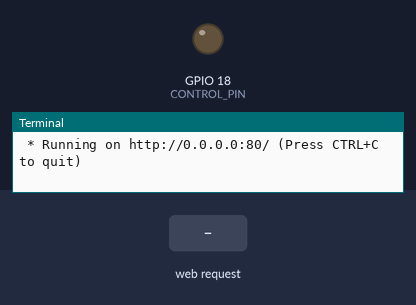
Bench run of a program on a simulated Raspberry Pi (BCM pin numbers). On the bench: output pins drawn as LEDs (lit = HIGH), the last lines printed to the terminal. The test bench sets the inputs (shaded band). The clock reads 2024-03-15 10:24:30 at power-on unless the program sets it.

Above: at 1.2 s.
1.3 s: HTTP request for /on received
At 1.9 s:
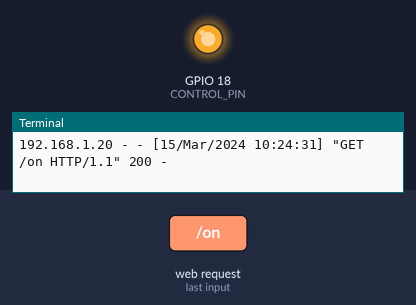
4.3 s: HTTP request for /off received
At 5.4 s:
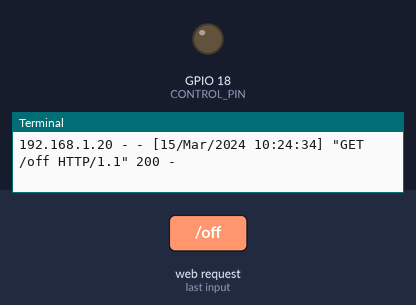
Timing chart, 0 to 7.3 s (numbered marks = the images above; inputs shaded):
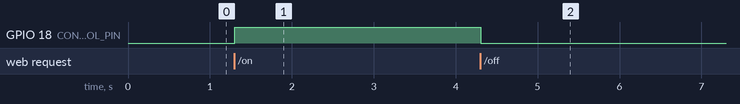

Measured:
- after the input at 1.3 s, GPIO 18 (CONTROL_PIN): LOW → HIGH at once
- after the input at 4.3 s, GPIO 18 (CONTROL_PIN): HIGH → LOW at once

The program:

Controlling_Relay.py
```python
from bottle import route, run, template, request
import RPi.GPIO as GPIO
GPIO.setmode(GPIO.BCM)
CONTROL_PIN = 18
GPIO.setup(CONTROL_PIN, GPIO.OUT)
@route('/')
def index():
 return template('home.tpl')

@route('/on')
def index():
 GPIO.output(CONTROL_PIN, True)
 return template('home.tpl')

@route('/off')
def index():
 GPIO.output(CONTROL_PIN, False)
 return template('home.tpl')

try:
 run(host='0.0.0.0', port=80)
finally:
 print('Cleaning up GPIO')
 GPIO.cleanup()
```
